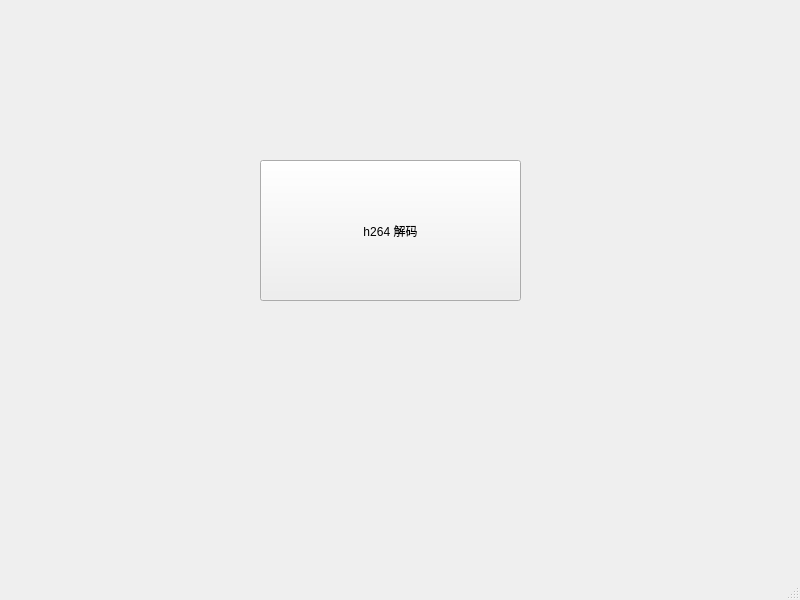
<?xml version="1.0" encoding="UTF-8"?>
<ui version="4.0">
 <class>MainWindow</class>
 <widget class="QMainWindow" name="MainWindow">
  <property name="geometry">
   <rect>
    <x>0</x>
    <y>0</y>
    <width>800</width>
    <height>600</height>
   </rect>
  </property>
  <property name="windowTitle">
   <string>MainWindow</string>
  </property>
  <widget class="QWidget" name="centralwidget">
   <widget class="QPushButton" name="decodeBtn">
    <property name="geometry">
     <rect>
      <x>260</x>
      <y>160</y>
      <width>261</width>
      <height>141</height>
     </rect>
    </property>
    <property name="text">
     <string>h264 解码</string>
    </property>
   </widget>
  </widget>
  <widget class="QMenuBar" name="menubar">
   <property name="geometry">
    <rect>
     <x>0</x>
     <y>0</y>
     <width>800</width>
     <height>24</height>
    </rect>
   </property>
  </widget>
  <widget class="QStatusBar" name="statusbar"/>
 </widget>
 <resources/>
 <connections/>
</ui>
